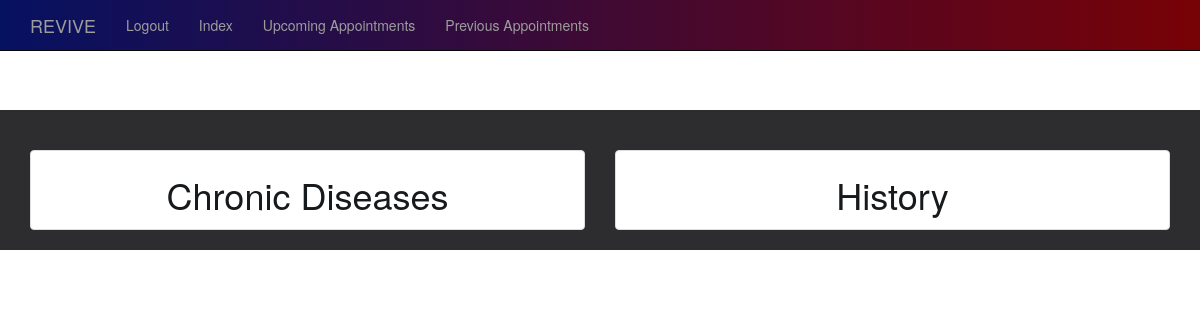
Page /docViewHistory?id=1 on the earlier database version.
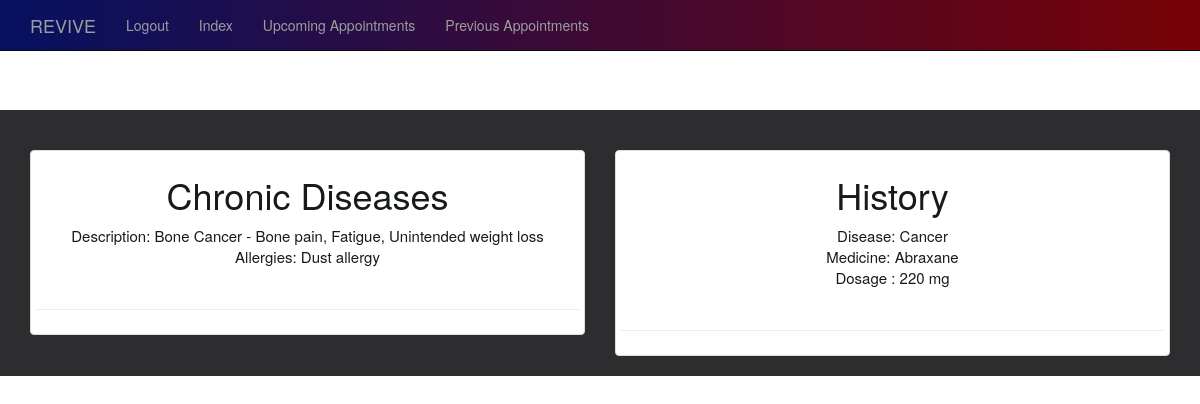
Same page on the later database version.
### app.py (models this page shows)
class History(db.Model):
    id = db.Column(db.Integer, primary_key=True)
    desc = db.Column(db.String(50))
    allergy = db.Column(db.String(50))
    date_created = db.Column(db.DateTime, default=datetime.utcnow)
    created_by = db.Column(db.Integer, db.ForeignKey('patient.id'))

class Medication(db.Model):
    id = db.Column(db.Integer, primary_key=True)
    disease = db.Column(db.String(25))
    med = db.Column(db.String(15))
    dos = db.Column(db.String(20))
    created_by = db.Column(db.Integer, db.ForeignKey('patient.id'))

### app.py (the view)
@app.route('/docViewHistory')
def docViewHistory():
    patient_id = request.args['id']
    diseases = History.query.filter_by(created_by=patient_id).all()
    medicines = Medication.query.filter_by(created_by=patient_id).all()
    return render_template('docViewHistory.html', diseases=diseases, medicines=medicines)

### templates/docViewHistory.html (shortened to what this page needs)
{% extends 'dbase.html' %}
{% block body %}
<!DOCTYPE html>
<html lang="en">
<head>
    <link rel="stylesheet" href="https://maxcdn.bootstrapcdn.com/bootstrap/3.4.1/css/bootstrap.min.css">
</head>
<body>
  <br><br>
<div class="bg-1">
  <br><br>
  <div class="container">
    <div class="row text-center">
      <div class="col-sm-6">
        <div class="thumbnail" style="text-decoration:none !important; color:#171a1c !important; font-size:15px">
            <h1> Chronic Diseases</h1>
            {% for h in  diseases %}
            Description: {{h.desc}}<br>
            Allergies: {{h.allergy}}
            <br><br>
            <hr>
            {% endfor %}
        </div>
      </div>
      <div class="col-sm-6" >
        <div class="thumbnail" style="text-decoration:none !important; color:#171a1c !important; font-size:15px">
         <h1> History</h1>
         {% for h in medicines %}
          Disease: {{h.disease}}<br>
          Medicine: {{h.med}}<br>
          Dosage : {{h.dos}}
          <br><br>
          <hr>
          {% endfor %}
        </div>
      </div>
    </div>
  </div>
</div>
</body>
</html>
{% endblock %}

Differences in the rows shown:
now on this page (row edited): History: desc "Bone Cancer - Bone pain, Fatigue, Unintended weight loss", allergy "Dust allergy"
now on this page (row edited): Medication: disease "Cancer", med "Abraxane", dos "220 mg"
